Frame 1 (no input): blank canvas, image omitted
Frame 60 (no input): blank canvas, image omitted
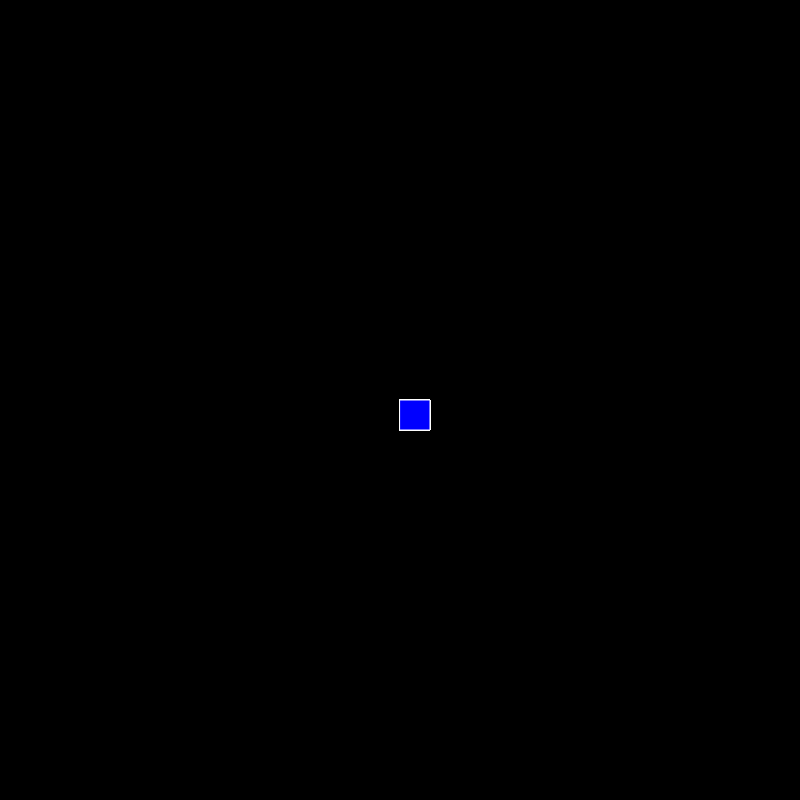
Frame 120 (the mouse pressed at the canvas centre since frame 60)

The p5.js sketch whose frames 1 and 60 were blank and that drew this single picture after the mouse press (run headless with seeded random() and noise() and a simulated clock; from frame 60 on, the mouse is pressed at the canvas centre):

// p5.js sketch
// ── sketch.js
function setup() {
  createCanvas(800, 800);
   background("black");
}

function draw() {
  
  stroke("white");
  fill("blue");
  
  if(mouseIsPressed){
   rect(mouseX,mouseY,30,30);
  }
} 
    
    
     
